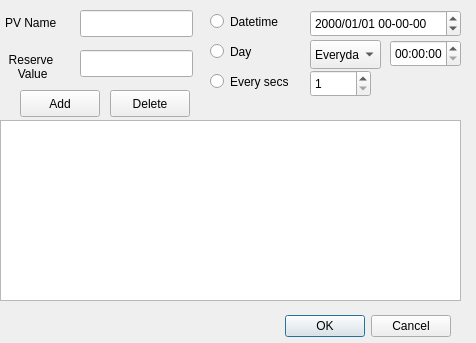
<ui version="4.0" >
 <class>Dialog</class>
 <widget class="QDialog" name="Dialog" >
  <property name="windowModality" >
   <enum>Qt::WindowModal</enum>
  </property>
  <property name="geometry" >
   <rect>
    <x>0</x>
    <y>0</y>
    <width>476</width>
    <height>343</height>
   </rect>
  </property>
  <property name="windowTitle" >
   <string>Dialog</string>
  </property>
  <widget class="QDialogButtonBox" name="buttonBox" >
   <property name="geometry" >
    <rect>
     <x>110</x>
     <y>310</y>
     <width>341</width>
     <height>32</height>
    </rect>
   </property>
   <property name="orientation" >
    <enum>Qt::Horizontal</enum>
   </property>
   <property name="standardButtons" >
    <set>QDialogButtonBox::Cancel|QDialogButtonBox::NoButton|QDialogButtonBox::Ok</set>
   </property>
  </widget>
  <widget class="QListWidget" name="LW_Schedule" >
   <property name="geometry" >
    <rect>
     <x>0</x>
     <y>120</y>
     <width>461</width>
     <height>181</height>
    </rect>
   </property>
  </widget>
  <widget class="QDateTimeEdit" name="DTE_Datetime" >
   <property name="geometry" >
    <rect>
     <x>310</x>
     <y>10</y>
     <width>151</width>
     <height>27</height>
    </rect>
   </property>
   <property name="displayFormat" >
    <string>yyyy/MM/dd hh-mm-ss</string>
   </property>
  </widget>
  <widget class="QLineEdit" name="LE_PVname" >
   <property name="geometry" >
    <rect>
     <x>80</x>
     <y>10</y>
     <width>113</width>
     <height>27</height>
    </rect>
   </property>
  </widget>
  <widget class="QLineEdit" name="LE_REValue" >
   <property name="geometry" >
    <rect>
     <x>80</x>
     <y>50</y>
     <width>113</width>
     <height>27</height>
    </rect>
   </property>
  </widget>
  <widget class="QRadioButton" name="RB_Datetime" >
   <property name="geometry" >
    <rect>
     <x>210</x>
     <y>10</y>
     <width>90</width>
     <height>23</height>
    </rect>
   </property>
   <property name="text" >
    <string>Datetime</string>
   </property>
  </widget>
  <widget class="QRadioButton" name="RB_Day" >
   <property name="geometry" >
    <rect>
     <x>210</x>
     <y>40</y>
     <width>90</width>
     <height>23</height>
    </rect>
   </property>
   <property name="text" >
    <string>Day</string>
   </property>
  </widget>
  <widget class="QTimeEdit" name="TE_Time" >
   <property name="geometry" >
    <rect>
     <x>390</x>
     <y>40</y>
     <width>71</width>
     <height>27</height>
    </rect>
   </property>
   <property name="displayFormat" >
    <string>HH:mm:ss</string>
   </property>
  </widget>
  <widget class="QComboBox" name="CB_Daily" >
   <property name="geometry" >
    <rect>
     <x>310</x>
     <y>40</y>
     <width>71</width>
     <height>29</height>
    </rect>
   </property>
   <item>
    <property name="text" >
     <string>Everyday</string>
    </property>
   </item>
   <item>
    <property name="text" >
     <string>Monday</string>
    </property>
   </item>
   <item>
    <property name="text" >
     <string>Tuesday</string>
    </property>
   </item>
   <item>
    <property name="text" >
     <string>Wednesday</string>
    </property>
   </item>
   <item>
    <property name="text" >
     <string>Thursday</string>
    </property>
   </item>
   <item>
    <property name="text" >
     <string>Friday</string>
    </property>
   </item>
   <item>
    <property name="text" >
     <string>Saturday</string>
    </property>
   </item>
   <item>
    <property name="text" >
     <string>Sunday</string>
    </property>
   </item>
  </widget>
  <widget class="QRadioButton" name="RB_Secs" >
   <property name="geometry" >
    <rect>
     <x>210</x>
     <y>70</y>
     <width>90</width>
     <height>23</height>
    </rect>
   </property>
   <property name="text" >
    <string>Every secs</string>
   </property>
  </widget>
  <widget class="QSpinBox" name="SB_Secs" >
   <property name="geometry" >
    <rect>
     <x>310</x>
     <y>70</y>
     <width>61</width>
     <height>27</height>
    </rect>
   </property>
   <property name="minimum" >
    <number>1</number>
   </property>
   <property name="maximum" >
    <number>86400</number>
   </property>
  </widget>
  <widget class="QPushButton" name="PB_Add" >
   <property name="geometry" >
    <rect>
     <x>20</x>
     <y>90</y>
     <width>80</width>
     <height>27</height>
    </rect>
   </property>
   <property name="text" >
    <string>Add</string>
   </property>
   <property name="checkable" >
    <bool>true</bool>
   </property>
  </widget>
  <widget class="QPushButton" name="PB_Delete" >
   <property name="geometry" >
    <rect>
     <x>110</x>
     <y>90</y>
     <width>80</width>
     <height>27</height>
    </rect>
   </property>
   <property name="text" >
    <string>Delete</string>
   </property>
  </widget>
  <widget class="QLabel" name="label" >
   <property name="geometry" >
    <rect>
     <x>5</x>
     <y>14</y>
     <width>54</width>
     <height>18</height>
    </rect>
   </property>
   <property name="text" >
    <string>PV Name</string>
   </property>
  </widget>
  <widget class="QLabel" name="label_2" >
   <property name="geometry" >
    <rect>
     <x>4</x>
     <y>49</y>
     <width>54</width>
     <height>36</height>
    </rect>
   </property>
   <property name="text" >
    <string>Reserve 
 Value</string>
   </property>
   <property name="alignment" >
    <set>Qt::AlignCenter</set>
   </property>
  </widget>
 </widget>
 <resources/>
 <connections>
  <connection>
   <sender>buttonBox</sender>
   <signal>accepted()</signal>
   <receiver>Dialog</receiver>
   <slot>accept()</slot>
   <hints>
    <hint type="sourcelabel" >
     <x>248</x>
     <y>254</y>
    </hint>
    <hint type="destinationlabel" >
     <x>157</x>
     <y>274</y>
    </hint>
   </hints>
  </connection>
  <connection>
   <sender>buttonBox</sender>
   <signal>rejected()</signal>
   <receiver>Dialog</receiver>
   <slot>reject()</slot>
   <hints>
    <hint type="sourcelabel" >
     <x>316</x>
     <y>260</y>
    </hint>
    <hint type="destinationlabel" >
     <x>286</x>
     <y>274</y>
    </hint>
   </hints>
  </connection>
 </connections>
</ui>
